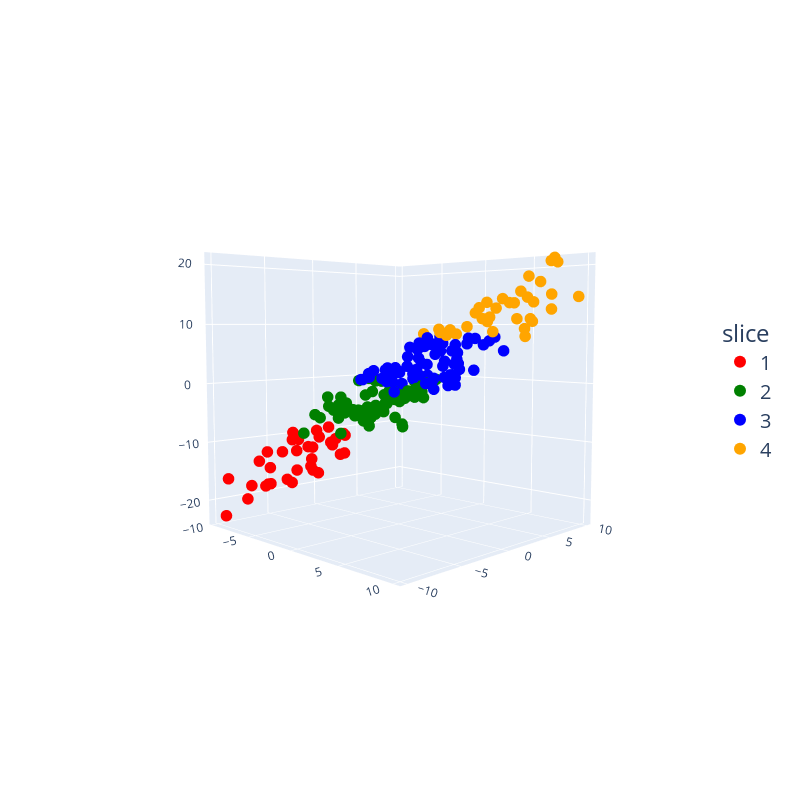

Source (notebook cell):
### Markdown cell above
### Plot of the Data Silced by $Y$

### Code cell
plot3D(linear_data_sorted, x="X1", y="X2", z="Y", color="slice", color_sequence=["red", "green", "blue", "orange"])#, x_title="X1", y_title="X2", z_title="Y")
